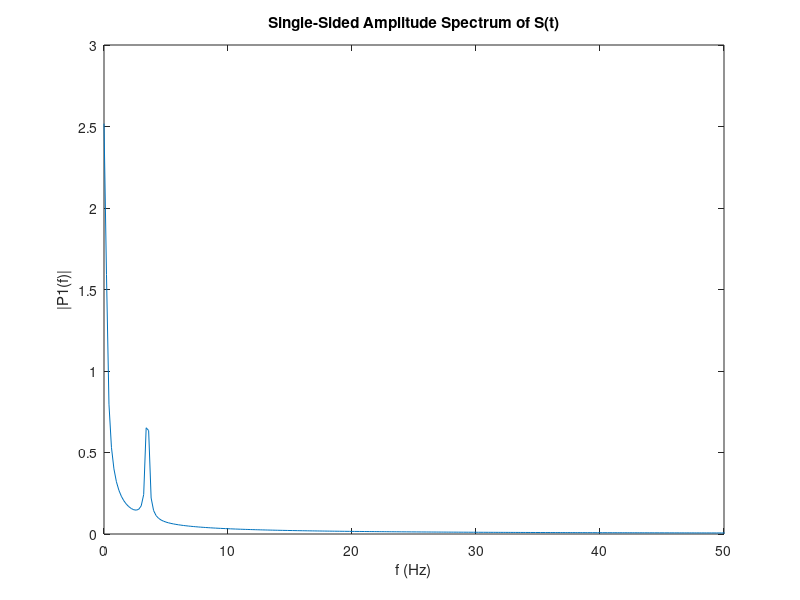

Here is the MATLAB script that generated this plot: (Note: this script raises an error after producing the figure.)
Fs = 1000;            % Sampling frequency                    
T = 1/Fs;             % Sampling period       
L = 5000;             % Length of signal
t = (0:L-1)*T;        % Time vector
f = Fs*(0:(L/2))/L;

g = @(x)sin(7*pi*x) + x;
%S = sin(2*pi*5*t) + sin(2*pi*5*t)+ t;
S = g(t);

Y = fft(S);
P2 = abs(Y/L);
P1 = P2(1:L/2+1);
P1(2:end-1) = 2*P1(2:end-1);

plot(f,P1) 
title("Single-Sided Amplitude Spectrum of S(t)")
xlabel("f (Hz)")
ylabel("|P1(f)|")
xlim([0,50])

I = islocalmax(P1);
peak_frequency = mean(f(I))

% Find the period
period = 1/peak_frequency